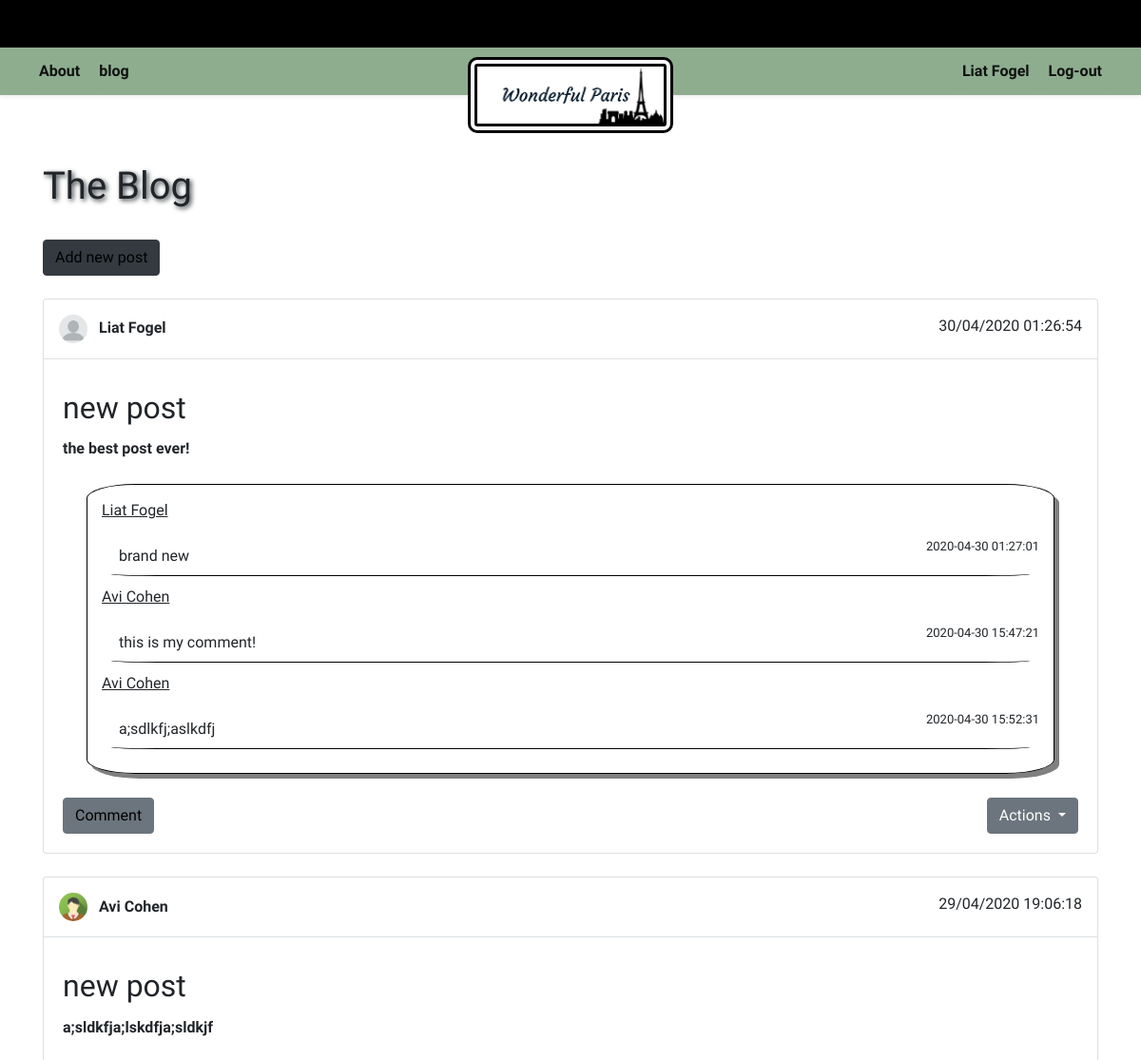
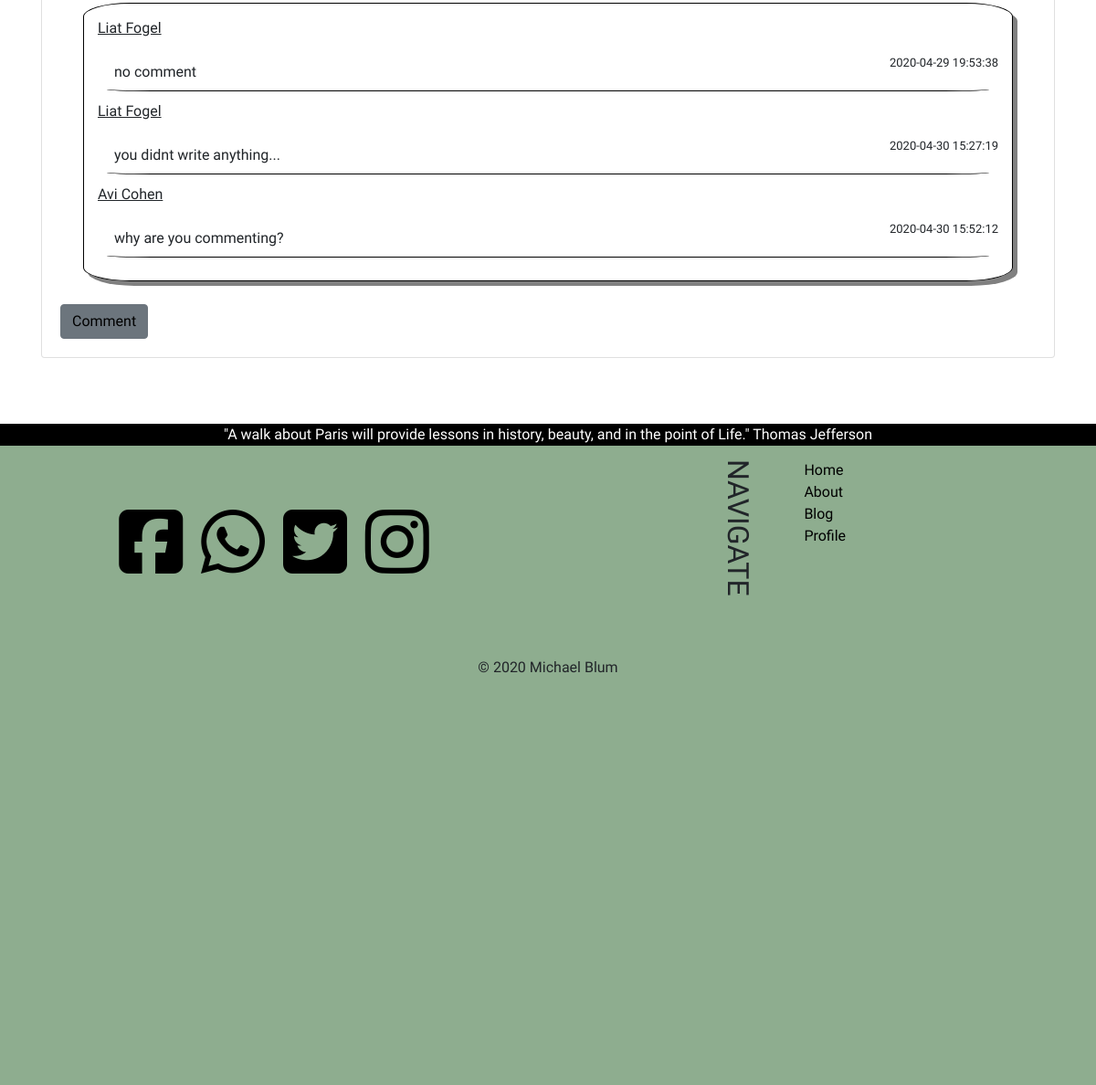
The page /blog.php (signed in) on the database its author committed (2 pictures, top to bottom).
### tables this page shows
CREATE TABLE `posts` (
  `id` int(11) NOT NULL,
  `user_id` int(11) NOT NULL,
  `post_title` varchar(255) NOT NULL,
  `post_body` text NOT NULL,
  `date` datetime NOT NULL DEFAULT current_timestamp()
);

CREATE TABLE `user_profiles` (
  `id` int(11) NOT NULL,
  `user_id` int(11) NOT NULL,
  `image_name` varchar(255) NOT NULL
);

CREATE TABLE `users` (
  `id` int(11) NOT NULL,
  `name` varchar(255) NOT NULL,
  `email` varchar(255) NOT NULL,
  `password` varchar(255) NOT NULL
);

CREATE TABLE `comments` (
  `comment_id` int(11) NOT NULL,
  `post_id` int(11) NOT NULL,
  `comment_writer_id` int(11) NOT NULL,
  `comment` text NOT NULL,
  `date` datetime NOT NULL
);

### app/helpers.php (called while the page is built, shortened)
<?php
if(!function_exists('auth_user')){
    function auth_user(){
        $auth = false;
        if(isset($_SESSION['user_id'])){
            if(isset($_SESSION['user_ip']) && $_SESSION['user_ip'] == $_SERVER['REMOTE_ADDR']){
                if(isset($_SESSION['user_agent']) && $_SESSION['user_agent'] == $_SERVER['HTTP_USER_AGENT']){
                    $auth = true;
                }
            }
        }
        return $auth;
    }
}

### blog.php (the view, shortened to what this page needs)
<?php
require_once 'app/helpers.php';
$link = mysqli_connect(MYSQL_HOST, MYSQL_USER, MYSQL_PWD, MYSQL_DB);
$post_query = "SELECT up.image_name, u.name, p.*, DATE_FORMAT(p.date, '%d/%m/%Y %H:%i:%s') pdate
        FROM posts AS p
        JOIN users AS u ON u.id = p.user_id
        JOIN user_profiles AS up ON u.id = up.user_id
        ORDER BY p.date DESC;";
$post_query_result = mysqli_query($link, $post_query);
if(auth_user()) {
    $uid = $_SESSION['user_id'];
} else {
    $uid = '';
}
?>
<?php include 'tpl/header.php'; ?>
<main class="min-h-900">
    <div class="container">
        <div class="row">
            <div class="col-12 mt-4">
            <h1>The Blog</h1>
            <?php if(auth_user()): ?>
            <a href="add_post.php" class="btn btn-dark mt-4">Add new post</a>
            <?php else :?>
                <a href="signup.php" class="btn btn-dark mt-4">Please create an account!</a>
                <a href="login.php" class="btn btn-dark mt-4">Log-In</a>
            <?php endif; ?>
            </div>
        </div>
        <?php if( $post_query_result && mysqli_num_rows($post_query_result) > 0 ):?>
        <div class="row">
            <?php while($post = mysqli_fetch_assoc($post_query_result)): ?>
                <?php
                $comments_query = "SELECT users.name AS name, comments.* FROM comments
                JOIN posts ON posts.id = comments.post_id
                JOIN users ON comments.comment_writer_id = users.id
                WHERE posts.id = $post[id];";
                $comments_results = mysqli_query($link, $comments_query);?>
                <div class="col-12 mt-4">
                    <div class="card">
                        <div class="card-title border-bottom p-3">
                            <span><img width="30px" class="mr-2 rounded-circle" src="images/<?=$post['image_name']?>" alt="">
                            <b><?= htmlentities($post['name']); ?></b></span>
                            <span class="float-right"><?=  $post['pdate']; ?></span>
                        </div>
                        <div class="card-body">
                            <h2 class="card-title"><?= htmlentities($post['post_title']); ?></h2>
                            <p class="card-text"><?= str_replace("\n", '<br>', htmlentities($post['post_body'])); ?></p>
                        <div class="comments">
                        <?php while($comment = mysqli_fetch_assoc($comments_results)):?>
                                <p class="comment-text-name"><?= str_replace("\n", '<br>', htmlentities($comment['name'])); ?></p>
                                <p class="comment-text-date"><?= str_replace("\n", '<br>', htmlentities($comment['date'])); ?></p>
                                <p class="comment-text-comment"><?= str_replace("\n", '<br>', htmlentities($comment['comment'])); ?><br></p>
                            <?php endwhile; ?>
                        </div>
                            <?php if($uid == $post['user_id']): ?>
                            <div class="dropdown float-right">
                                <button class="btn btn-secondary dropdown-toggle" type="button" id="dropdownMenuButton" data-toggle="dropdown" aria-haspopup="true" aria-expanded="false">
                                    Actions
                                </button>
                            </div>
                            <?php endif; ?>
                            <?php if(auth_user()):?>
                            <div class="float-left">
                            <a href="comment.php?post_id= <?= $post['id']?>" class="btn btn-secondary">Comment</a>
                            </div>
                            <?php endif; ?>
                        </div>
                    </div>
                </div>
            <?php endwhile; ?>
        </div>
        <?php endif; ?>
    </div>
</main>
<?php include 'tpl/footer.php'; ?>

### css/style.css (style rules this page uses)
body { background-image: url('../images/john-towner.jpg'); font-family: 'Courgette', cursive; background-size: auto; }
h1 { text-shadow: 2px 2px 5px #343A40; }
.min-h-900 { min-height: 900px; }
a { color: black; text-decoration: none; }
a:link { color: black; text-decoration: none; }
.comments { border: 1px solid black; border-radius: 5%; padding: 15px; margin: 25px; box-shadow: 5px 5px grey; }
.comment-text-comment { border-bottom: 1px solid black; border-radius: 5%; padding: 8px; margin: 10px; }
.comment-text-date { float: right; font-size: small; }
.card-text { font-weight: bold; }
.comment-text-name { text-decoration: underline; }

### rows shown on the page
posts: user_profiles.image_name (placeholder picture), user.name "Liat Fogel", pdate "30/04/2020 01:26:54", post_title "new post", post_body "the best post ever!"
comments: comment_writer.name "Liat Fogel", date "2020-04-30 01:27:01", comment "brand new"
comments: comment_writer.name "Avi Cohen", date "2020-04-30 15:47:21", comment "this is my comment!"
comments: comment_writer.name "Avi Cohen", date "2020-04-30 15:52:31", comment "a;sdlkfj;aslkdfj"
posts: user_profiles.image_name (picture), user.name "Avi Cohen", pdate "29/04/2020 19:06:18", post_title "new post", post_body "a;sldkfja;lskdfja;sldkjf"
comments: comment_writer.name "Liat Fogel", date "2020-04-29 19:53:38", comment "no comment"
comments: comment_writer.name "Liat Fogel", date "2020-04-30 15:27:19", comment "you didnt write anything..."
comments: comment_writer.name "Avi Cohen", date "2020-04-30 15:52:12", comment "why are you commenting?"

### other values the page prints
$_SESSION['user_name'] "Liat Fogel"
